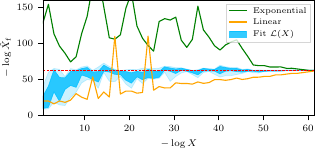

This chart was generated by the following Python code:
import numpy as np
import matplotlib.pyplot as plt
from aeons.utils import *
from aeons.plotting import *
from aeons.increment import IncrementModel
figsettings()

name, samples = get_samples('gauss_16')
inc = IncrementModel(samples, nlive=500)
true_endpoint = inc.true_endpoint()

steps = 10
start = steps * 500/true_endpoint

iterations = make_iterations(true_endpoint, 50, start=start)
endpoints_exp = np.zeros(len(iterations))
endpoints_linear = np.zeros(len(iterations))
for i, ndead in enumerate(iterations):
    endpoints_exp[i] = inc.get_endpoint(ndead, method='exp', steps=steps)
    endpoints_linear[i] = inc.get_endpoint(ndead, method='linear', steps=2)

true_endpoint = endpoints[name]
ndeads, *logXfs = read_from_txt(f'{data_dir}/logXfs/post/gauss_16.txt')
logXfs = np.array(logXfs)
logXs = samples.logX().iloc[ndeads]

true_logXf = samples.logX().iloc[true_endpoint]

fig, ax = plt.subplots(figsize=(3.5, 1.5))
ax.plot(-logXs, endpoints_exp/500, lw=.8, color='green', label='Exponential')
ax.plot(-logXs, endpoints_linear/500, lw=.8, color='orange', label='Linear')
plot_quantiles(-logXs, -logXfs, -true_logXf, ax=ax, label='Fit $\\mathcal{L}(X)$')

ax.set_ylim(0, 160)
ax.set_ylabel(r'$-\log \hat{X}_\mathrm{f}$')
ax.set_xlabel(r'$-\log X$')
ax.legend(loc='upper right', fontsize=6)
ax.margins(x=0)

fig.savefig('inc_predictions.pdf', pad_inches=0, bbox_inches='tight')
